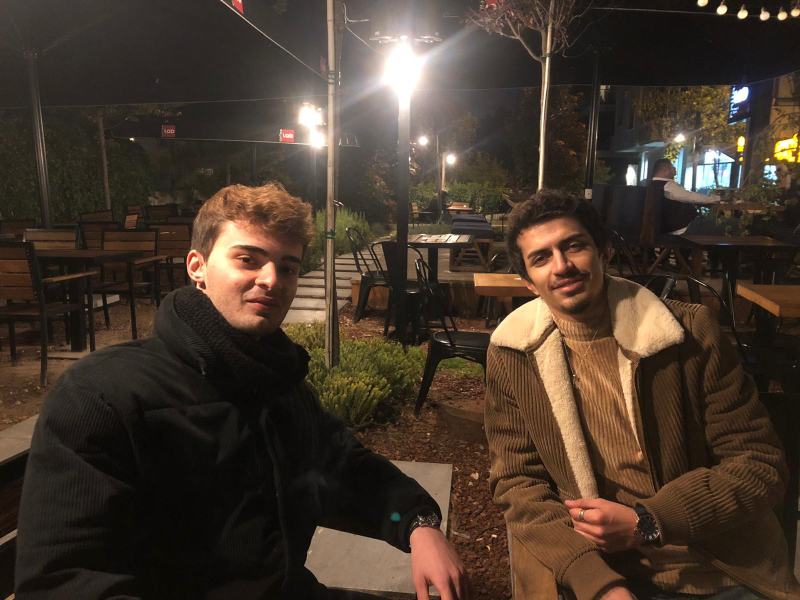
#> input picture temel_islemler/ank.jpeg, 1600 x 1200 px (shown at 1/2 size)
$ python histogram.py
#> lines starting #> are read from the running program, lines starting #| are printed output that depends on the picture
import cv2
import numpy as np
from matplotlib import pyplot as plt

#img = np.zeros((500,500),np.uint8) + 50
img = cv2.imread("ank.jpeg")
#> img is the input picture: shape (1200, 1600, 3); mean B, G, R 45, 56.9, 70.9
img = cv2.resize(img,(640,480))
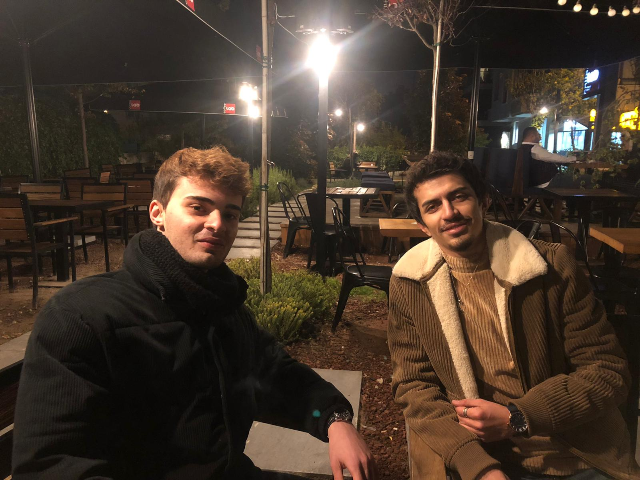
#> img: shape (480, 640, 3); mean B, G, R 44.9, 56.8, 70.8

#cv2.rectangle(img,(0,60),(200,150),(255,255,255),-1)
#cv2.rectangle(img,(250,170),(350,200),(255,255,255),-1)
b,g,r = cv2.split(img)
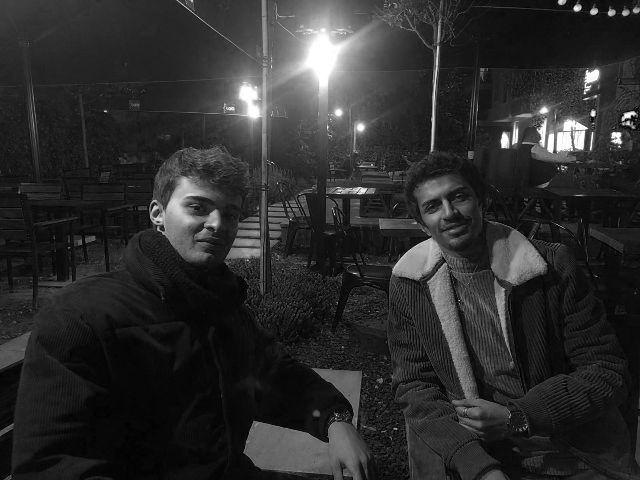
#> b: shape (480, 640); min 0, max 255, mean 44.9
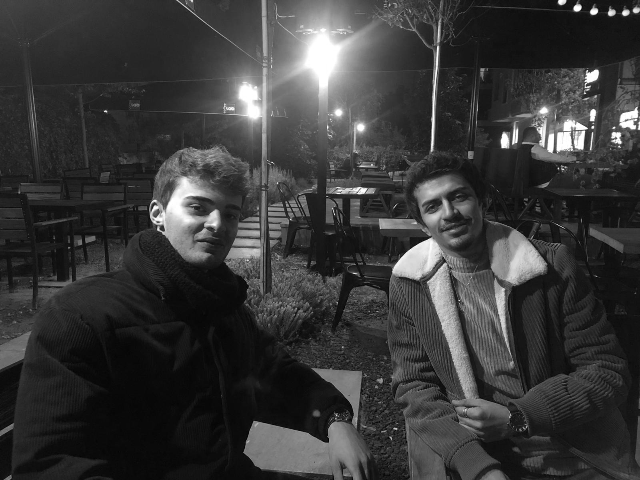
#> g: shape (480, 640); min 1, max 255, mean 56.8
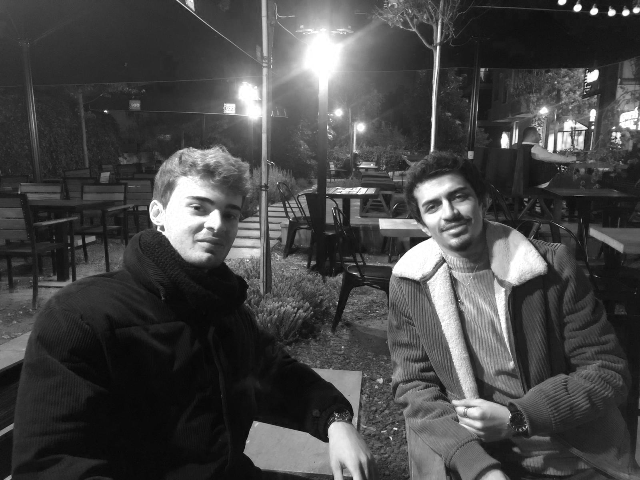
#> r: shape (480, 640); min 5, max 255, mean 70.8

cv2.imshow("img",img)

plt.hist(b.ravel(),256,[0,256])
plt.hist(g.ravel(),256,[0,256])
plt.hist(r.ravel(),256,[0,256])

plt.show()
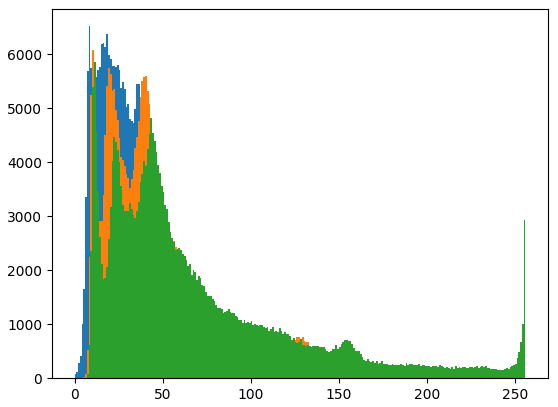
#> figure drawn by matplotlib, 1 panel; tallest bar 6522 high, from x = 8 to 9; tallest bar 6079 high, from x = 10 to 11; tallest bar 5863 high, from x = 11 to 12

cv2.waitKey(0)
cv2.destroyAllWindows()
